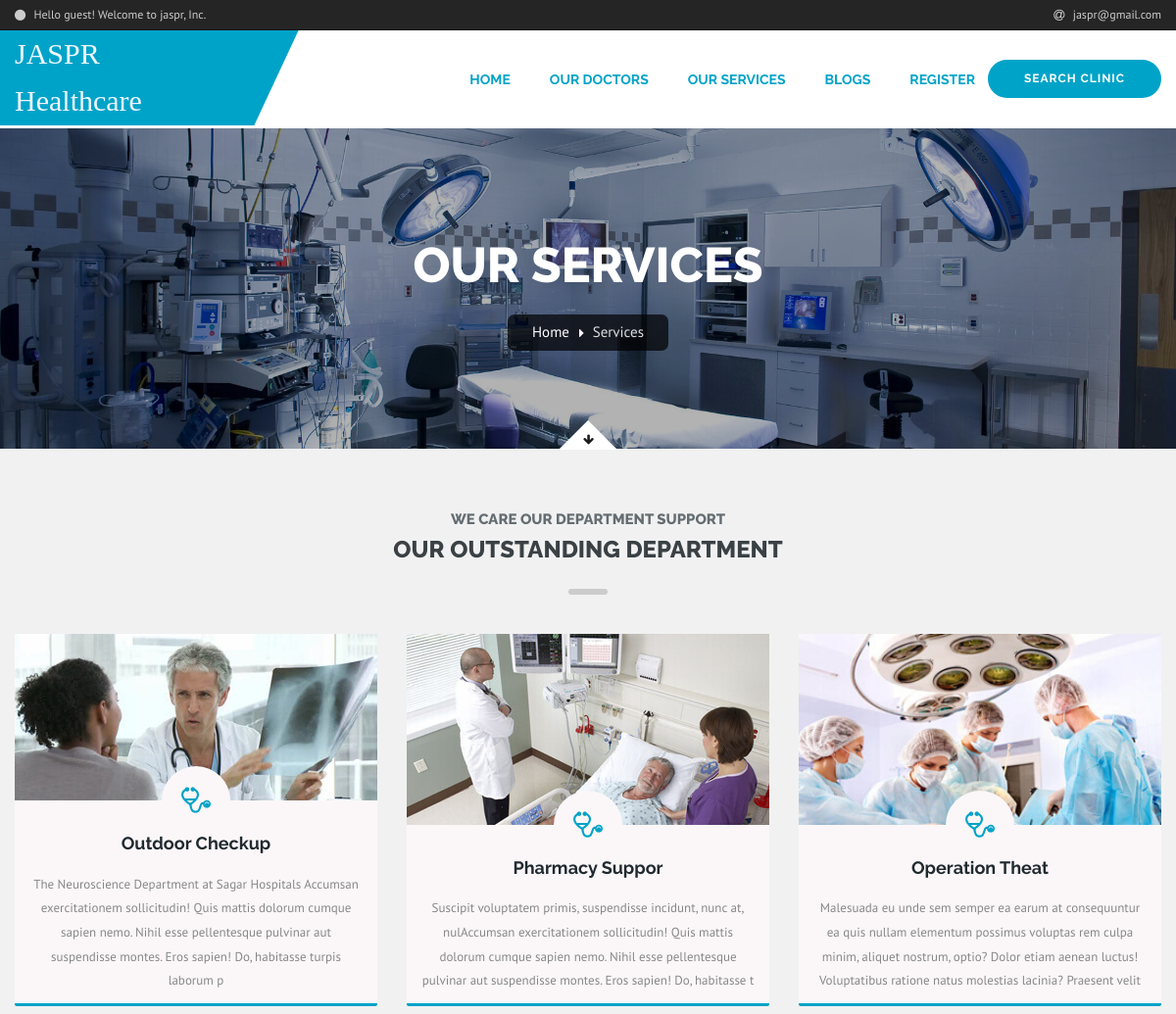
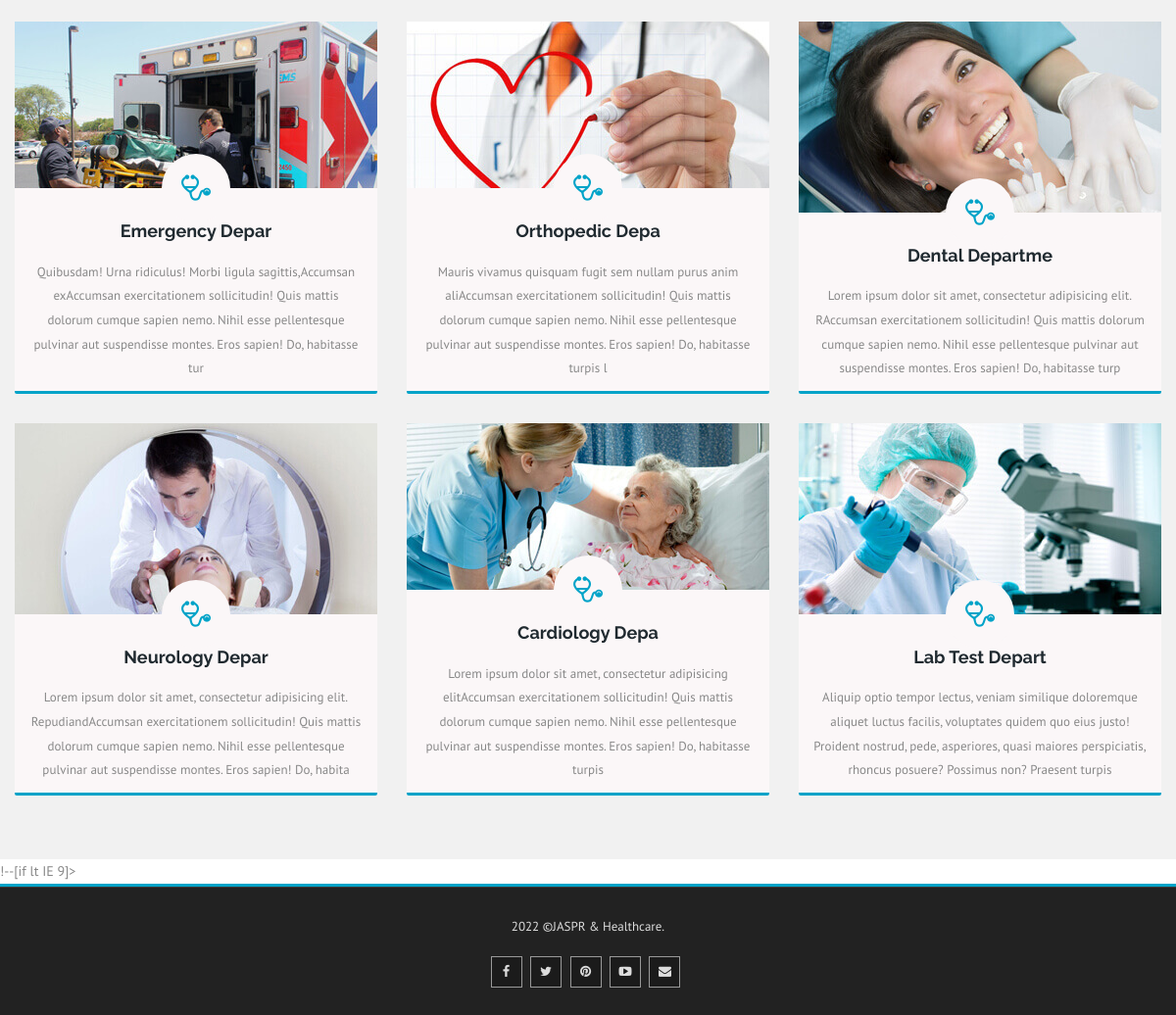
/services.php, run on the app's committed database (2 pictures, top to bottom).
### tables this page shows
CREATE TABLE `services` (
  `id` int(10) UNSIGNED NOT NULL,
  `service_name` varchar(255) NOT NULL,
  `description` text NOT NULL,
  `service_image` text NOT NULL,
  `created_at` datetime NOT NULL DEFAULT current_timestamp(),
  `updated_at` timestamp NOT NULL DEFAULT current_timestamp()
);

### admin/admin_php/services.php (called while the page is built, shortened)
<?php
include "config.php";
$getServiceValue =  "SELECT * FROM services ORDER BY id DESC ; ";
$getServiceValueList = mysqli_query($conn, $getServiceValue);

### services.php (the view, shortened to what this page needs)
 <?php include "includes/header.php";
 include "admin/admin_php/services.php";
 ?>
 <html>
<link href="css/bootstrap.min.css" rel="stylesheet">
<link href="css/style.css" rel="stylesheet">
<link href="css/bootstrap-margin-padding.css" rel="stylesheet">
<link href="css/responsive.css" rel="stylesheet">
<link href="vendor/jquery-ui/jquery-ui.css" rel="stylesheet">
<link href="vendor/time-picker/jquery.timepicker.css" rel="stylesheet">
    <section class="page-title" data-bg-img="images/background/page-title-1.jpg ">
        <div class="auto-container">
            <h1>Our Services</h1>
            <ul class="bread-crumb">
            	<li><a href="index.php">Home</a></li>
                <li><a href="#">Services</a></li>
            </ul>
        </div>
        <div class="go-down">
            <div class="curve scroll-to-target" data-target="#department-section"><span class="icon fa fa-arrow-down"></span></div>
        </div>
    </section>
    <section id="department-section" class="pt-60" data-bg-color="#f1f1f1">
        <div class="auto-container pb-35">
            <div class="sec-title">
                <h3>WE CARE OUR DEPARTMENT SUPPORT</h3>
                <h2>OUR OUTSTANDING DEPARTMENT</h2>
                <div class="line"></div>
            </div>
            <div class="sec-content">
                <div class="row">
                    <?php
                    if (mysqli_num_rows($getServiceValueList) > 0) {
                    while($row = mysqli_fetch_assoc($getServiceValueList)) {
                    ?>
                        <div class="col-xs-12 col-sm-6 col-md-4 col-lg-4">
                            <div class="department">
                                <div class="thumb">
                                    <img class="img-responsive img-fullwidth" src="<?php echo 'admin/uploads/service_images/'.$row["service_image"]; ?>"
                                         alt="<?php echo $row["service_name"]; ?>">
                                </div>
                                <div class="department-details">
                                    <div class="round-style"></div>
                                    <i class="icon icon-stethoscope10"></i>
                                    <h4 class="title"><?php echo ucwords(substr($row["service_name"],0,15)); ?></h4>
                                    <p class="details pt-5"><?php echo ucfirst(substr($row["description"],0,225)); ?></p>
                                </div>
                            </div>
                        </div>
                        <?php
                    }
                    }
                    else
                    {
                        echo "0 results";
                    }
                    ?>
                </div>
            </div>
        </div>
    </section>
    !--[if lt IE 9]><script src=""></script><![endif]-->
<?php include "includes/footer.php" ?>

### includes/header.php (shortened to what this page needs)
<header class="main-header" id="main-header">
    <div class="header-top">
        <div class="auto-container clearfix">
            <div class="top-left">
                <ul class="clearfix">
                    <li><a href="#"><span class="fa fa-circle"></span> Hello guest! Welcome to jaspr, Inc.</a></li>
                </ul>
            </div>
            <div class="top-right">
                <ul class="clearfix">
                    <li><a href="mailto:noreply@regulator.com"><span class="fa fa-at"></span> jaspr@gmail.com</a></li>
                </ul>
            </div>
        </div>
    </div>
    <div class="header-lower">
        <div class="auto-container clearfix">
            <div class="outer-box">
                <div class="logo">
                    <h2 style="    color: aliceblue;
    font-family: serif;
    height: 97px;
    width: 199px;
}">JASPR Healthcare</h2>
                </div>
                <nav class="main-menu">
                    <div class="navbar-collapse collapse clearfix">
                        <ul class="navigation">
                            <li>
                                <a href="index.php">Home</a>
                            </li>
                            <li>
                                <a href="doctors.php">Our Doctors</a>
                            </li>
                            <li>
                                <a href="services.php">Our Services</a>
                            </li>
                            <li>
                                <a href="blogs.php">Blogs</a>
                            </li>
                            <li>
                                <a href="register.php">Register</a>
                            </li>
                        </ul>
                    </div>
                </nav>
                <div class="appoinment-btn">
                    <a class="thm-btn pt-5 pb-5 mt-5 letter-spacing-1" href="map.php">Search Clinic</a>
                </div>
            </div>
        </div>
    </div>
</header>

### includes/footer.php
<footer class="main-footer">
    <div class="footer-bottom">
        <div class="auto-container">
            <div class="copyright">2022 &copy;JASPR  &amp; Healthcare.</div>
            <div class="social-links">
                <a href="#" class="icon fa fa-facebook-f"></a>
                <a href="#" class="icon fa fa-twitter"></a>
                <a href="#" class="icon fa fa-pinterest"></a>
                <a href="#" class="icon fa fa-youtube-play"></a>
                <a href="#" class="icon fa fa-envelope"></a>
            </div>
        </div>
    </div>
</footer>

### data on the page
services: service_image (picture), service_name "Outdoor Checkup", description "The Neuroscience Department at Sagar Hospitals Accumsan exercitationem sollicitudin! Quis mattis dolorum cumque sapien nemo. Nihil esse pellentesque pulvinar aut suspendisse montes. Eros sapien! Do, habitasse turpis laborum p"
services: service_image (picture), service_name "Pharmacy Suppor", description "Suscipit voluptatem primis, suspendisse incidunt, nunc at, nulAccumsan exercitationem sollicitudin! Quis mattis dolorum cumque sapien nemo. Nihil esse pellentesque pulvinar aut suspendisse montes. Eros sapien! Do, habitasse t"
services: service_image (picture), service_name "Operation Theat", description "Malesuada eu unde sem semper ea earum at consequuntur ea quis nullam elementum possimus voluptas rem culpa minim, aliquet nostrum, optio? Dolor etiam aenean luctus! Voluptatibus ratione natus molestias lacinia? Praesent velit"
services: service_image (picture), service_name "Emergency Depar", description "Quibusdam! Urna ridiculus! Morbi ligula sagittis,Accumsan exAccumsan exercitationem sollicitudin! Quis mattis dolorum cumque sapien nemo. Nihil esse pellentesque pulvinar aut suspendisse montes. Eros sapien! Do, habitasse tur"
services: service_image (picture), service_name "Orthopedic Depa", description "Mauris vivamus quisquam fugit sem nullam purus anim aliAccumsan exercitationem sollicitudin! Quis mattis dolorum cumque sapien nemo. Nihil esse pellentesque pulvinar aut suspendisse montes. Eros sapien! Do, habitasse turpis l"
services: service_image (picture), service_name "Dental Departme", description "Lorem ipsum dolor sit amet, consectetur adipisicing elit. RAccumsan exercitationem sollicitudin! Quis mattis dolorum cumque sapien nemo. Nihil esse pellentesque pulvinar aut suspendisse montes. Eros sapien! Do, habitasse turp"
services: service_image (picture), service_name "Neurology Depar", description "Lorem ipsum dolor sit amet, consectetur adipisicing elit. RepudiandAccumsan exercitationem sollicitudin! Quis mattis dolorum cumque sapien nemo. Nihil esse pellentesque pulvinar aut suspendisse montes. Eros sapien! Do, habita"
services: service_image (picture), service_name "Cardiology Depa", description "Lorem ipsum dolor sit amet, consectetur adipisicing elitAccumsan exercitationem sollicitudin! Quis mattis dolorum cumque sapien nemo. Nihil esse pellentesque pulvinar aut suspendisse montes. Eros sapien! Do, habitasse turpis"
services: service_image (picture), service_name "Lab Test Depart", description "Aliquip optio tempor lectus, veniam similique doloremque aliquet luctus facilis, voluptates quidem quo eius justo! Proident nostrud, pede, asperiores, quasi maiores perspiciatis, rhoncus posuere? Possimus non? Praesent turpis"
